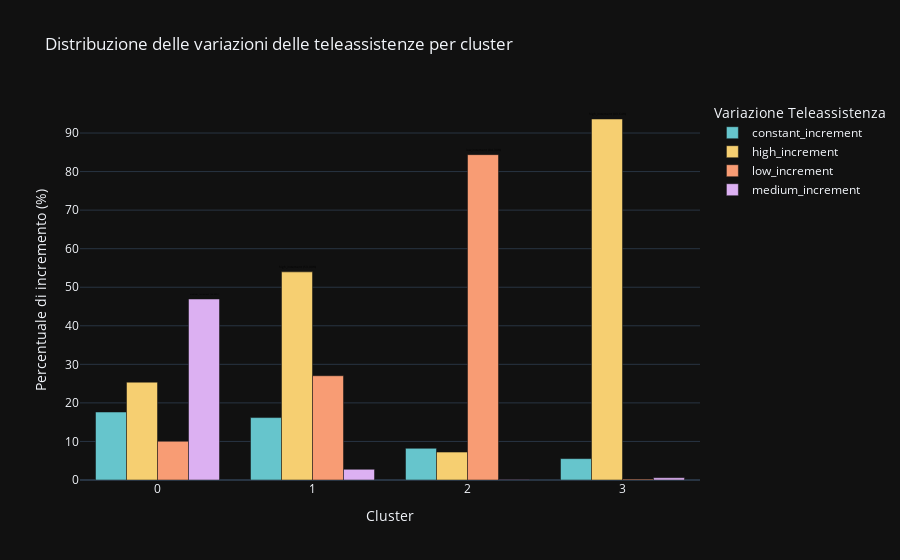

Notebook cell for this chart:
### Code cell
# Calculate the frequency of each 'incremento_teleassistenze' category per cluster
cluster_counts = data.groupby(['cluster', 'incremento_teleassistenze']).size().reset_index(name='count')

# Calculate the total count per cluster to compute percentages
total_counts_per_cluster = cluster_counts.groupby('cluster')['count'].sum().reset_index(name='total_count')

# Merge total counts with cluster counts to calculate percentages
cluster_counts = cluster_counts.merge(total_counts_per_cluster, on='cluster')
cluster_counts['percentage'] = (cluster_counts['count'] / cluster_counts['total_count']) * 100

# Identify the 'incremento_teleassistenze' category with the highest count for each cluster
dominant_increment_per_cluster = cluster_counts.loc[cluster_counts.groupby('cluster')['count'].idxmax()]

# Merge the frequency data with the dominant 'incremento_teleassistenze' category
cluster_counts_merged = cluster_counts.merge(dominant_increment_per_cluster, on='cluster', suffixes=('', '_dominant'))

# Custom function to format text annotations for bars
def format_bar_text(row):
    if row['incremento_teleassistenze'] == row['incremento_teleassistenze_dominant']:
        return f"{row['incremento_teleassistenze']} ({row['percentage']:.2f}%)"
    return ""

# Create the bar chart
fig = px.bar(
    cluster_counts_merged,
    x='cluster',
    y='percentage',
    color='incremento_teleassistenze',
    title='Distribuzione delle variazioni delle teleassistenze per cluster',
    labels={'cluster': 'Cluster', 'percentage': 'Percentuale di incremento (%)', 'incremento_teleassistenze': 'Teleassistance Variation'},
    barmode='group',
    color_discrete_sequence=px.colors.qualitative.Pastel,
    text=cluster_counts_merged.apply(format_bar_text, axis=1)  # Apply custom formatting function
)

# Customize the chart
fig.update_layout(
    xaxis_title='Cluster',
    yaxis_title='Percentuale di incremento (%)',
    legend_title='Variazione Teleassistenza',
    showlegend=True  # Ensure legend is displayed
)

# Customize text annotations
fig.update_traces(
    textposition='outside',  # Show text outside the bars
    textfont_size=12,  # Set text font size
    textfont_color='black'  # Ensure text color is readable
)

# Show the chart
fig.show()

### Figure 1 — Plotly figure (JSON) as saved in the notebook; plotly's stock layout.template omitted (floating-point values rounded to 4 significant figures)
{"data": [{"alignmentgroup": "True", "hovertemplate": "Teleassistance Variation=constant_increment<br>Cluster=%{x}<br>Percentuale di incremento (%)=%{y}<br>text=%{text}<extra></extra>", "legendgroup": "constant_increment", "marker": {"color": "rgb(102, 197, 204)", "pattern": {"shape": ""}}, "name": "constant_increment", "offsetgroup": "constant_increment", "orientation": "v", "showlegend": true, "text": ["", "", "", ""], "textposition": "outside", "x": [0, 1, 2, 3], "xaxis": "x", "y": [17.63, 16.19, 8.228, 5.546], "yaxis": "y", "type": "bar", "textfont": {"color": "black", "size": 12}}, {"alignmentgroup": "True", "hovertemplate": "Teleassistance Variation=high_increment<br>Cluster=%{x}<br>Percentuale di incremento (%)=%{y}<br>text=%{text}<extra></extra>", "legendgroup": "high_increment", "marker": {"color": "rgb(246, 207, 113)", "pattern": {"shape": ""}}, "name": "high_increment", "offsetgroup": "high_increment", "orientation": "v", "showlegend": true, "text": ["", "high_increment (53.99%)", "", "high_increment (93.64%)"], "textposition": "outside", "x": [0, 1, 2, 3], "xaxis": "x", "y": [25.38, 53.99, 7.252, 93.64], "yaxis": "y", "type": "bar", "textfont": {"color": "black", "size": 12}}, {"alignmentgroup": "True", "hovertemplate": "Teleassistance Variation=low_increment<br>Cluster=%{x}<br>Percentuale di incremento (%)=%{y}<br>text=%{text}<extra></extra>", "legendgroup": "low_increment", "marker": {"color": "rgb(248, 156, 116)", "pattern": {"shape": ""}}, "name": "low_increment", "offsetgroup": "low_increment", "orientation": "v", "showlegend": true, "text": ["", "", "low_increment (84.39%)", ""], "textposition": "outside", "x": [0, 1, 2, 3], "xaxis": "x", "y": [10.03, 27.04, 84.39, 0.2219], "yaxis": "y", "type": "bar", "textfont": {"color": "black", "size": 12}}, {"alignmentgroup": "True", "hovertemplate": "Teleassistance Variation=medium_increment<br>Cluster=%{x}<br>Percentuale di incremento (%)=%{y}<br>text=%{text}<extra></extra>", "legendgroup": "medium_increment", "marker": {"color": "rgb(220, 176, 242)", "pattern": {"shape": ""}}, "name": "medium_increment", "offsetgroup": "medium_increment", "orientation": "v", "showlegend": true, "text": ["medium_increment (46.95%)", "", "", ""], "textposition": "outside", "x": [0, 1, 2, 3], "xaxis": "x", "y": [46.95, 2.782, 0.1283, 0.593], "yaxis": "y", "type": "bar", "textfont": {"color": "black", "size": 12}}], "layout": {"xaxis": {"anchor": "y", "domain": [0.0, 1.0], "title": {"text": "Cluster"}}, "yaxis": {"anchor": "x", "domain": [0.0, 1.0], "title": {"text": "Percentuale di incremento (%)"}}, "legend": {"title": {"text": "Variazione Teleassistenza"}, "tracegroupgap": 0}, "title": {"text": "Distribuzione delle variazioni delle teleassistenze per cluster"}, "barmode": "group", "showlegend": true}}
